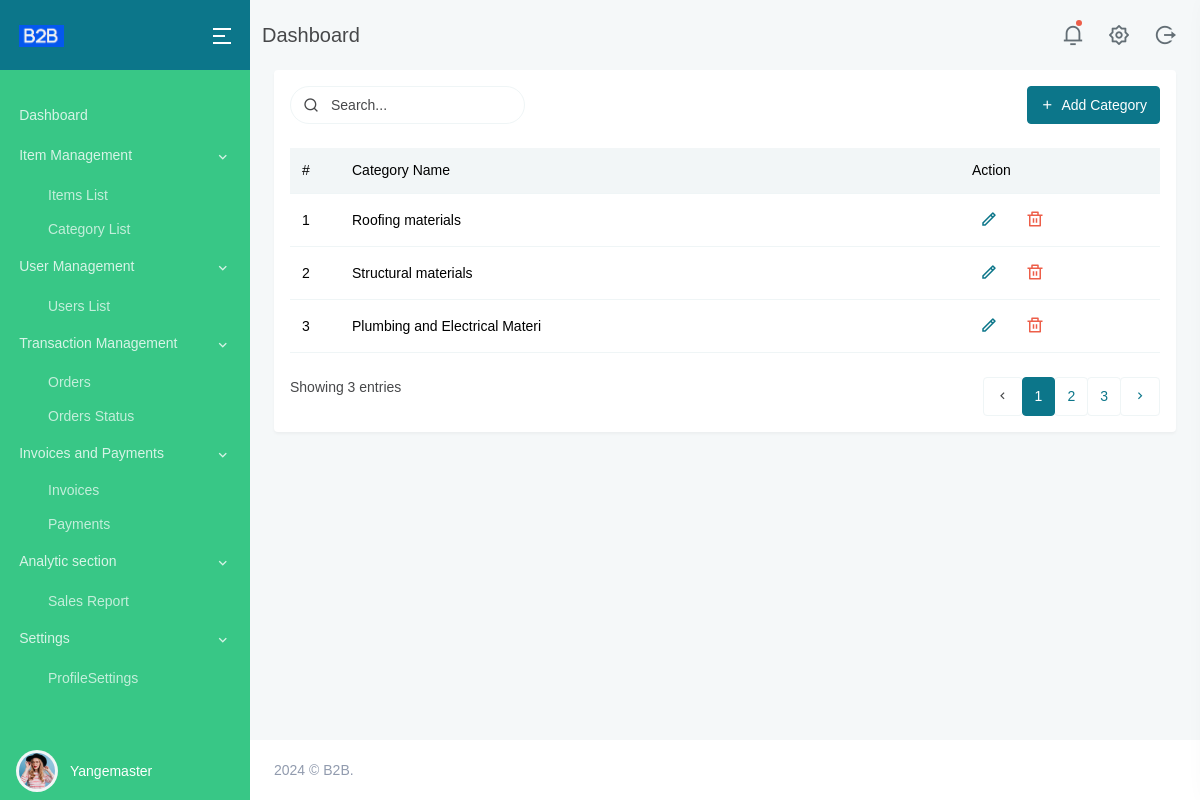
The page /categories/ (signed in) on the database as committed earlier.
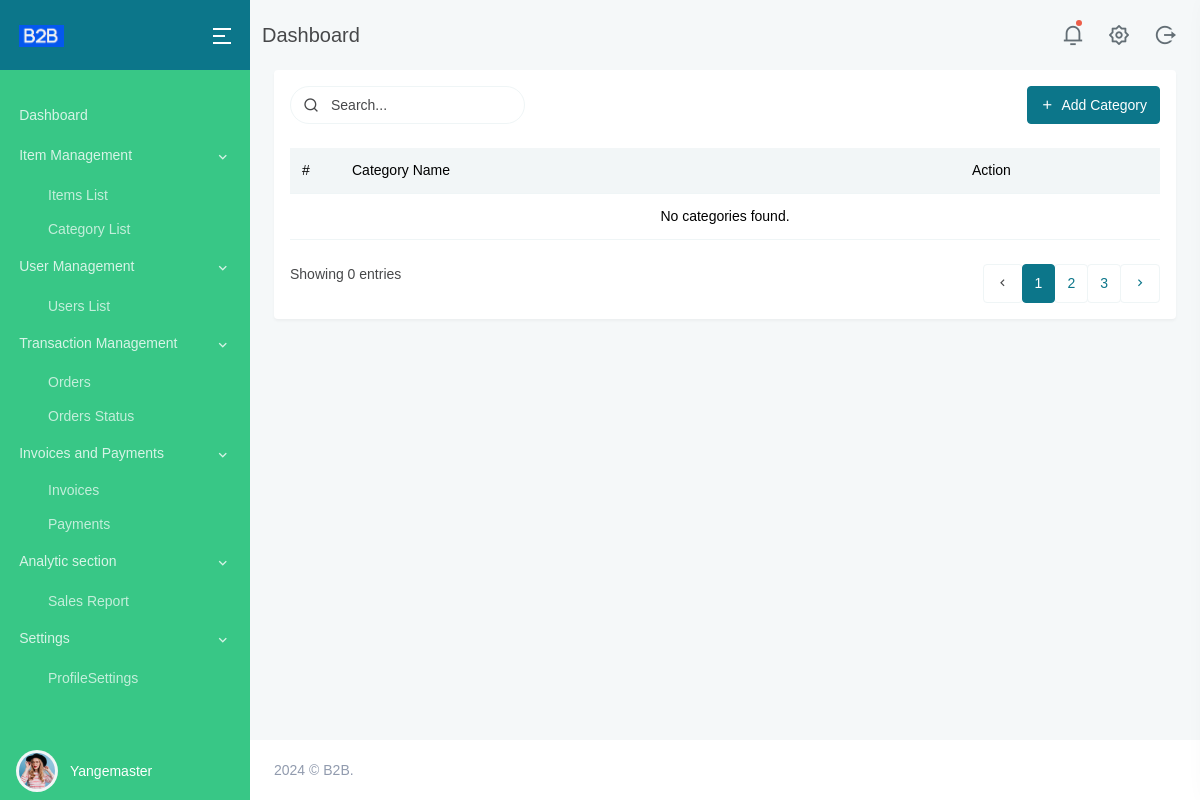
The same page on the database as committed later.
### main/models.py (models this page shows, shortened)
class Category(models.Model):
    category = models.CharField(max_length=30)

### main/views.py (the view)
# urls.py: path('categories/', views.category_list, name='category_list'),
@login_required
def category_list(request):
    categories = Category.objects.all()
    return render(request, 'category.html', {'categories': categories})

### templates/category.html (shortened to what the changed rows need)
{% extends "base.html" %}
{% load static %}
{% block content %}
<div class="main-content">
    <div class="page-content">
        <div class="container-fluid">
            <div class="row">
                <div class="col-lg-12">
                    <div class="card">
                        <div class="card-body">
                            <div class="table-responsive mb-4">
                                <table class="table table-hover table-nowrap align-middle mb-0">
                                    <thead class="bg-light">
                                        <tr>
                                            <th scope="col" style="width: 50px;">#</th>
                                            <th scope="col">Category Name</th>
                                            <th scope="col" style="width: 200px;">Action</th>
                                        </tr>
                                    </thead>
                                    <tbody>
                                        {% for category in categories %}
                                        <tr>
                                            <th scope="row">{{ forloop.counter }}</th>
                                            <td>{{ category.category }}</td>
                                            <td>
                                                <ul class="list-inline mb-0">
                                                    <li class="list-inline-item">
                                                        <a href="{% url 'edit_category' category.pk %}" class="px-2 text-primary"><i class="ri-pencil-line font-size-18"></i></a>
                                                    </li>
                                                    <li class="list-inline-item">
                                                        <a href="{% url 'delete_category' category.pk %}" class="px-2 text-danger"><i class="ri-delete-bin-line font-size-18"></i></a>
                                                    </li>
                                                </ul>
                                            </td>
                                        </tr>
                                        {% empty %}
                                        <tr>
                                            <td colspan="3" class="text-center">No categories found.</td>
                                        </tr>
                                        {% endfor %}
                                    </tbody>
                                </table>
                            </div>
                            <div class="row mt-4">
                                <div class="col-sm-6">
                                    <div>
                                        <p class="mb-sm-0">Showing {{ categories|length }} entries</p>
                                    </div>
                                </div>
                            </div>
                        </div>
                    </div>
                </div>
            </div>
        </div>
    </div>
</div>
{% endblock %}

Rows that differ between the two databases and show on the page:
removed Category: category "Roofing materials"
removed Category: category "Structural materials"
removed Category: category "Plumbing and Electrical Materi"
Other text that changed with them:
{{ categories|length }}: "3" → "0"
text now shown: "No categories found."
